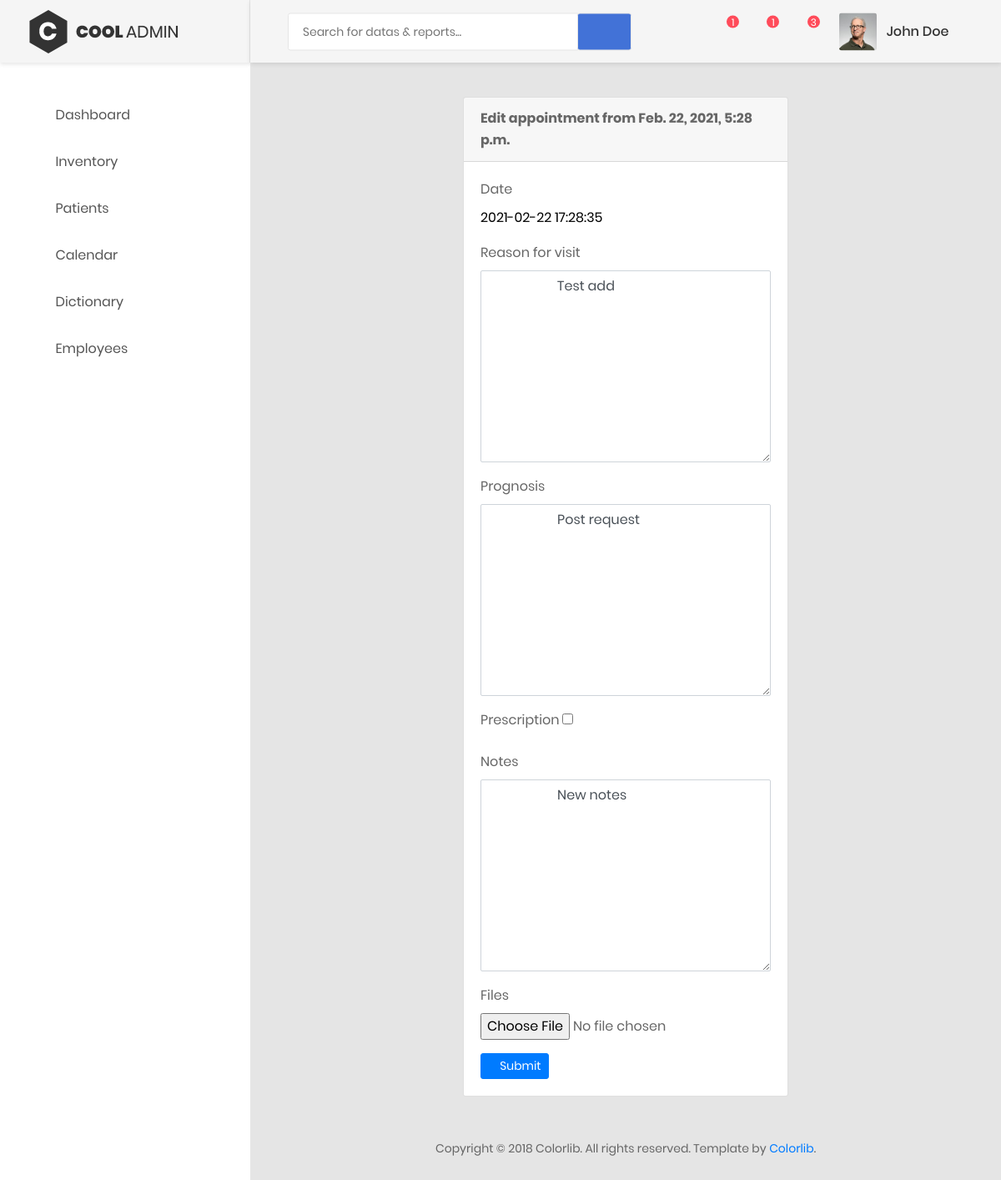
The app's page /edit_visit/18 with its own data.
### prms/models.py (models this page shows, shortened)
class Visits(models.Model):
    patient = models.ForeignKey(Patients, on_delete=models.CASCADE)
    doctor = models.ForeignKey(Employees, on_delete=models.CASCADE)
    date = models.DateTimeField('Visit date')
    reason = models.CharField(max_length=200)
    prognosis = models.CharField(max_length=1000)
    notes = models.CharField(max_length=1000, default="N/A", blank=True)
    perscription = models.BooleanField()
    files = models.FileField(blank=True)

### prms/views.py (the view, shortened to what this page needs)
# urls.py: path('edit_visit/<int:id>', views.edit_visit, name='edit_visit'),
def edit_visit(request, id):
    data = Visits.objects.get(pk=id)
    patients = data.patient
    filter = {'doctor': request.user,
              'patient': patients,
              'date': data.date,
              'reason': data.reason,
              'prognosis': data.prognosis,
              'notes': data.notes,
              'perscription': data.perscription}
    form = VisitForm(request.POST or None, initial=filter)
    context = {'data': data, 'form': form}
    return render(request,'prms/visits/edit.html', context)

### prms/forms.py
class VisitForm(forms.ModelForm):
    class Meta:
        model = Visits
        fields = ['doctor', 'patient', 'date', 'reason', 'prognosis', 'perscription', 'notes', 'files']
        widgets = {'doctor': HiddenInput, 'patient': HiddenInput, "date": DateTimeInput(),
                   "reason": Textarea(), "prognosis": Textarea(), "notes": Textarea()}

### prms/templates/prms/visits/Edit.html (shortened to what this page needs)
{% extends 'prms/dashboards/base.html' %}
{% load static %}
{% block content%}
<head>
</head>
<div class="containter-fluid">
    <div class="col-md-6 offset-md-3">
        <div class="card">
            <form method="post">
                <div class="card-header">
                <strong>Edit appointment from {{ data.date }}</strong>
            </div>
            <div class="card-body card-block">
             <div class="form-group">
                <label  class=" form-control-label">Date</label>
                 <br>
                 {{form.date}}
             </div>
            <div class="form-group">
                <label  class=" form-control-label">Reason for visit</label>
                <textarea name="reason" id="id_reason" rows="9" placeholder="Reason for visit..." class="form-control" required>
                    {{data.reason}}
                </textarea>
            </div>
            <div class="form-group">
                <label class=" form-control-label">Prognosis</label>
                <textarea name="prognosis" id="id_prognosis" rows="9" placeholder="Content..." class="form-control" required>
                    {{data.prognosis}}
                </textarea>
            </div>
            <div class="form-group">
                <label class=" form-control-label">Prescription</label>
                {{form.perscription}}
            </div>
            <div class="form-group">
                <label class=" form-control-label">Notes</label>
                <textarea name="notes" id="id_notes" rows="9" placeholder="Additional notes if required..." class="form-control">
                    {{data.notes}}
                </textarea>
            </div>
            <div class="form-group">
                <label class=" form-control-label">Files</label><br>
                {{form.files}}
            </div>
                <button type="submit" class="btn btn-primary btn-sm">
                    <i class="fa fa-dot-circle-o"></i> Submit
                </button>
            </div>
            </form>
        </div>
    </div>
</div>
{% endblock %}

### records on screen
Visits: date "Feb. 22, 2021, 5:28 p.m.", reason "Test add", prognosis "Post request", notes "New notes"
